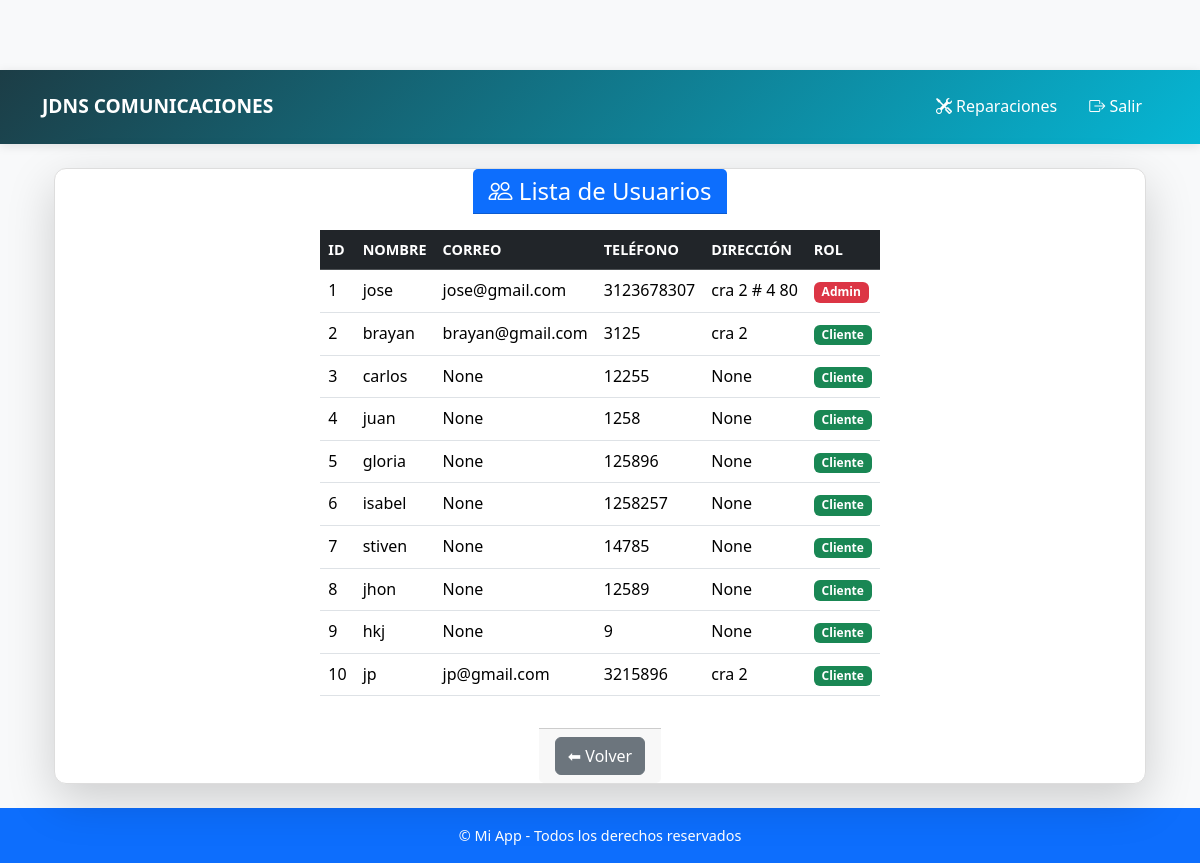
The page /usuarios (signed in) on the database as committed earlier.
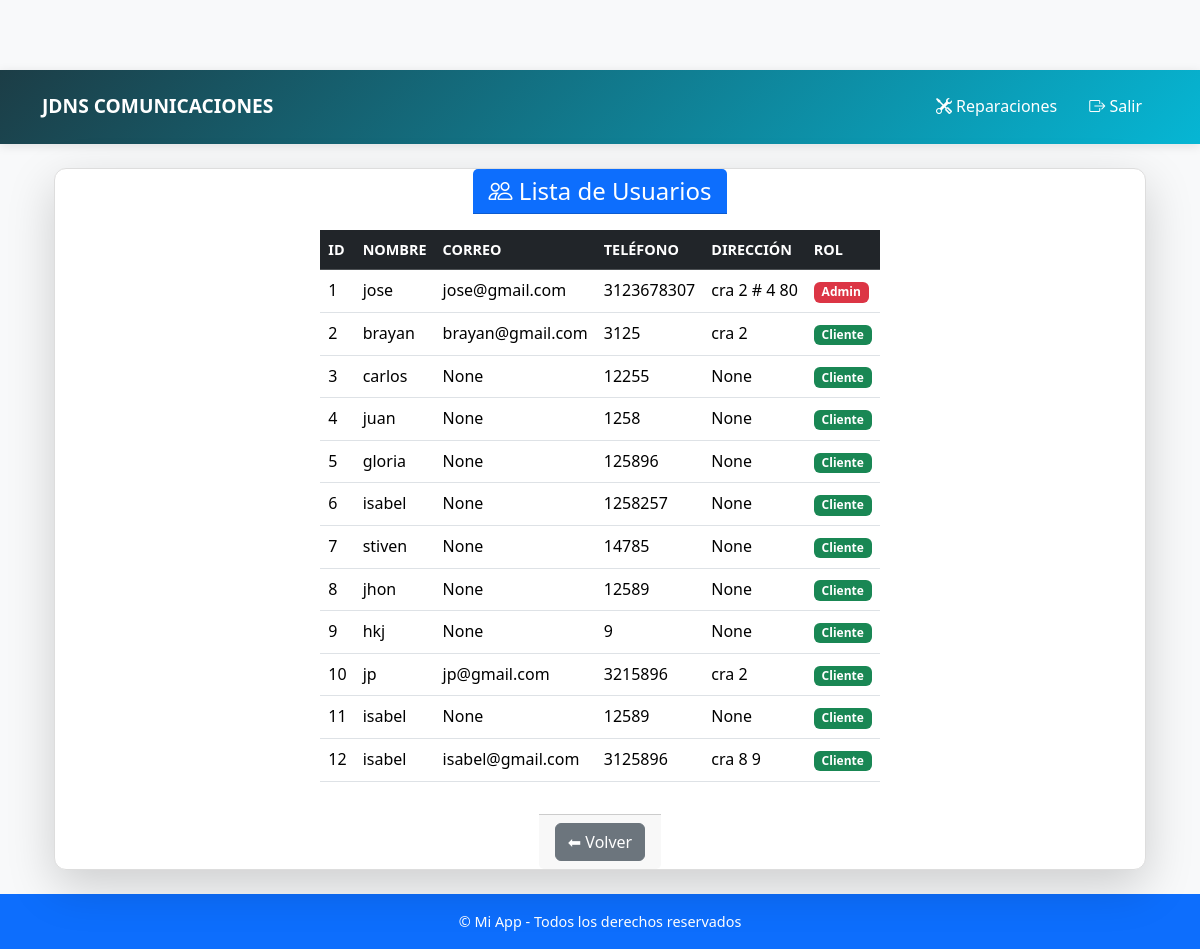
The same page on the database as committed later.
### app/models/users.py (models this page shows, shortened)
class Users(db.Model, UserMixin):
    __tablename__ = 'usuario'
    idusuario = db.Column(db.Integer, primary_key=True)
    nombre = db.Column(db.String(100))
    telefono = db.Column(db.String(45))
    correo = db.Column(db.String(100), unique=True)
    direccion = db.Column(db.String(100))
    password = db.Column(db.String(255))
    rol = db.Column(db.Enum('cliente', 'tecnico', 'admin'))
    @property
    def is_authenticated(self):
        return True

### app/routes/auth.py (the view)
@bp.route('/usuarios')
@login_required
def listar_usuarios():
    usuarios = Users.query.all()
    return render_template('usuarios.html', usuarios=usuarios)

### app/templates/usuarios.html (shortened to what this page needs)
{% extends "base.html" %}
{% block content %}
<div class="container mt-4">
  <div class="card shadow-lg">
    <div class="card-header bg-primary text-white">
      <h4 class="mb-0"><i class="bi bi-people"></i> Lista de Usuarios</h4>
    </div>
    <div class="card-body">
      {% if usuarios %}
      <div class="table-responsive">
        <table class="table table-hover align-middle">
          <thead class="table-dark">
            <tr>
              <th>ID</th>
              <th>Nombre</th>
              <th>Correo</th>
              <th>Teléfono</th>
              <th>Dirección</th>
              <th>Rol</th>
            </tr>
          </thead>
          <tbody>
            {% for u in usuarios %}
            <tr>
              <td>{{ u.idusuario }}</td>
              <td>{{ u.nombre }}</td>
              <td>{{ u.correo }}</td>
              <td>{{ u.telefono }}</td>
              <td>{{ u.direccion }}</td>
              <td>
                {% if u.rol == 'admin' %}
                  <span class="badge bg-danger">Admin</span>
                {% elif u.rol == 'tecnico' %}
                  <span class="badge bg-warning text-dark">Técnico</span>
                {% else %}
                  <span class="badge bg-success">Cliente</span>
                {% endif %}
              </td>
            </tr>
            {% endfor %}
          </tbody>
        </table>
      </div>
      {% else %}
        <div class="alert alert-info">No hay usuarios registrados.</div>
      {% endif %}
    </div>
    <div class="card-footer text-end">
      <a href="{{ url_for('auth.dashboard') }}" class="btn btn-secondary">⬅ Volver</a>
    </div>
  </div>
</div>
{% endblock %}

Rows that differ between the two databases and show on the page:
added Users: idusuario "11", nombre "isabel", correo "None", telefono "12589", direccion "None", shows "Cliente"
added Users: idusuario "12", nombre "isabel", correo "isabel@gmail.com", telefono "3125896", direccion "cra 8 9", shows "Cliente"
